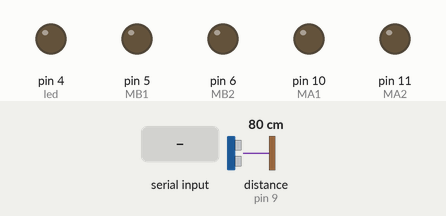
Simulated run of this sketch. Board: Arduino Uno, built with avr-gcc and run on an emulated ATmega328P. Shown: output pins drawn as LEDs (lit = HIGH). Inputs (shaded band) come from the test bench; at power-on: distance to the obstacle (sensor on pin 9) 80 cm. The echo pulse lasts 58.3 µs per cm; pins used as bus, display or sensor lines are not drawn; what the sketch prints to the serial monitor is not drawn.

Above: at 1.2 s.
1.3 s: "U" received over the second serial link
2.8 s: "D" received over the second serial link
4.3 s: "L" received over the second serial link
5.8 s: "R" received over the second serial link
At 6.4 s:
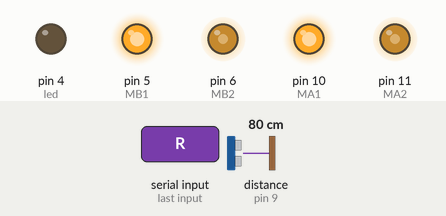
Timing chart, 0 to 8.3 s (numbered marks = the images above; inputs shaded):
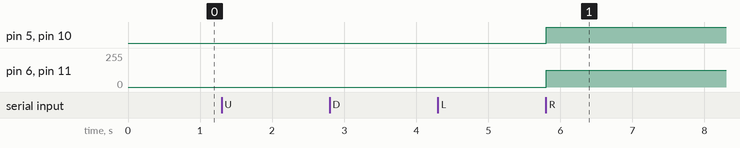

Measured:
- after the input at 1.3 s, every drawn part: stays the same
- after the input at 2.8 s, every drawn part: stays the same
- after the input at 4.3 s, every drawn part: stays the same
- after the input at 5.8 s, pin 5 (MB1), pin 10 (MA1): LOW → HIGH at once; pin 6 (MB2), pin 11 (MA2): 0/255 → 127/255 at once

The sketch:

R8.ino
```cpp
// 미니카

//DC모터
#include <SoftwareSerial.h>
#define tx2;
#define rx3;
SoftwareSerial BT(2,3);
int MA1 = 10;    //speed
int MA2 = 11; //wheel
int MB1 = 5;
int MB2 = 6;
int led=4;
const int trig_pin=8;
const int echo_pin=9;
void n();


int val = 127;


void setup() {
  BT.begin(9600);
  Serial.begin(9600);
  pinMode(MA1, OUTPUT);
  pinMode(MA2, OUTPUT);
  pinMode(MB1, OUTPUT);
  pinMode(MB2, OUTPUT);
  pinMode(trig_pin,OUTPUT);
  pinMode(led,OUTPUT);
  pinMode(echo_pin,INPUT);

  digitalWrite (MA2 , LOW);
  analogWrite (MA1,0);
  digitalWrite (MB2 , LOW);
  analogWrite (MB1,0);


}

void loop() {
  digitalWrite(trig_pin,LOW);
  delayMicroseconds(2);
  digitalWrite(trig_pin,HIGH);
  delayMicroseconds(10);
  digitalWrite(trig_pin,LOW);

  if(BT.available())
  {
    Serial.write(BT.read());
  }
  if(Serial.available())
  {
    BT.write(Serial.read());
  }

    char c = BT.read();
    if(c== 'U')
    {
      digitalWrite(MA2, LOW);
      analogWrite(MA1, val);
      digitalWrite(MB2, LOW);
      analogWrite(MB1, val);
      n();

    }
   else if (c == 'D')
   {
     digitalWrite(MA2, HIGH);
      analogWrite(MA1, val);
      digitalWrite(MB2, HIGH);
      analogWrite(MB1, val);
      n();
   }
   else if (c == 'L')
   {
     digitalWrite(MA2, HIGH);
      analogWrite(MA1, 64);
      digitalWrite(MB2, HIGH);
      analogWrite(MB1, val);
      n();
   }
   else if (c == 'R')
   {
     digitalWrite(MA2, HIGH);
      analogWrite(MA1, val);
      digitalWrite(MB2, HIGH);
      analogWrite(MB1, 64);
      n();
   }
   else if (c == 'T')
   {
     digitalWrite(MA2, HIGH);
      analogWrite(MA1, val);
      digitalWrite(MB2, LOW);
      analogWrite(MB1, val);
      n();
   }
   else if (c == 'B')
   {
     digitalWrite(MA2, HIGH);
      analogWrite(MA1, val);
      digitalWrite(MB2, HIGH);
      analogWrite(MB1, val);
      n();
   }
   else if (c=='S')
   {
    digitalWrite(MA2, LOW);
    analogWrite(MA1, 0);
    digitalWrite(MB2, LOW);
    analogWrite(MB1, 0);
   }
  }

  void n()
  {
    long duration=pulseIn(echo_pin ,HIGH);
  long distance=(duration/2)/29.1;
    if(distance<=10){
  Serial.println("warning");
  for(int i=0 ;i<=1;i++){
    if (i==0) {
    digitalWrite(led,i);
    delay(500);
    }
    else if(i==1){
    digitalWrite(led,i);
    delay(500);
    }
    analogWrite(MA2,0);
    digitalWrite(MA1,LOW);
    analogWrite(MB2,0);
    digitalWrite(MB1,LOW);

  }

  }
  else if (distance>10){
    digitalWrite(led,0);
    analogWrite(MA2,val);
    digitalWrite(MA1,HIGH);
    analogWrite(MB2,val);
    digitalWrite(MB1,HIGH);
  }
  }
```
